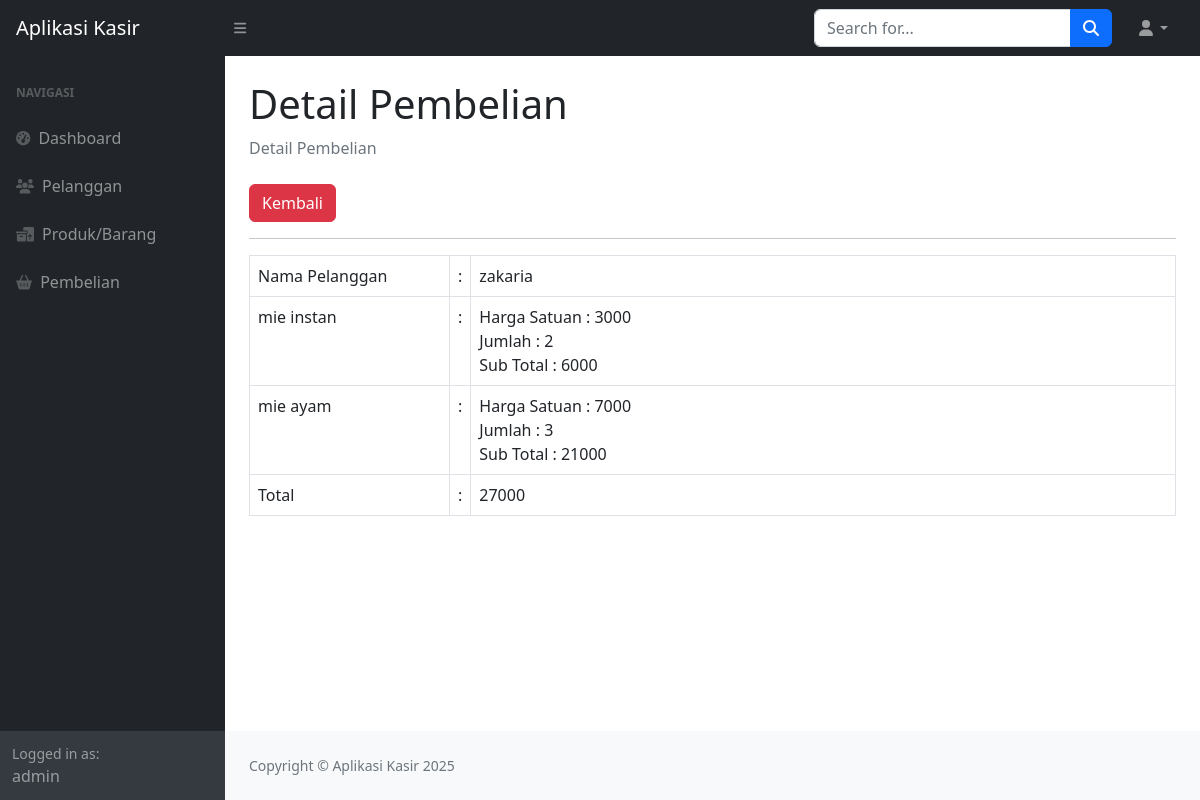
Page /index.php?page=penjualan_detail&&id=2 (signed in) on the committed database.
### tables this page shows
CREATE TABLE `penjualan` (
  `id_penjualan` int(11) NOT NULL,
  `tanggal_penjualan` date DEFAULT NULL,
  `total_harga` int(11) DEFAULT NULL,
  `id_pelanggan` int(11) DEFAULT NULL
);

CREATE TABLE `pelanggan` (
  `id_pelanggan` int(11) NOT NULL,
  `nama_pelanggan` varchar(255) DEFAULT NULL,
  `alamat` text DEFAULT NULL,
  `no_telpon` varchar(255) DEFAULT NULL
);

CREATE TABLE `detail_penjualan` (
  `id_detail` int(11) NOT NULL,
  `id_penjualan` int(11) DEFAULT NULL,
  `id_produk` int(11) DEFAULT NULL,
  `jumlah_produk` int(11) DEFAULT NULL,
  `sub_total` int(11) DEFAULT NULL
);

CREATE TABLE `produk` (
  `id_produk` int(11) NOT NULL,
  `nama_produk` varchar(255) DEFAULT NULL,
  `harga` int(11) DEFAULT NULL,
  `stok` int(11) DEFAULT NULL
);

### penjualan_detail.php (the view)
<?php
    $id  =$_GET['id'];
    $query = mysqli_query($koneksi,"SELECT*FROM penjualan LEFT JOIN pelanggan on pelanggan.id_pelanggan = penjualan.id_pelanggan WHERE id_penjualan=$id");
    $data = mysqli_fetch_array($query);
?>
<div class="container-fluid px-4">
                        <h1 class="mt-4">Detail Pembelian</h1>
                        <ol class="breadcrumb mb-4">
                            <li class="breadcrumb-item active">Detail Pembelian</li>
                        </ol>
                        <a href="?page=pembelian" class="btn btn-danger">Kembali</a>
                        <hr>
                        <form method="post">
                            <table class="table table-bordered">
                                <tr>
                                    <td width="200">Nama Pelanggan</td>
                                    <td width="1">:</td>
                                    <td>
                                        <?php echo $data['nama_pelanggan']; ?>
                                    </td>
                                </tr>
                                <?php
                                    $pro = mysqli_query($koneksi,"SELECT*FROM detail_penjualan LEFT JOIN produk on produk.id_produk = detail_penjualan.id_produk where id_penjualan = $id");
                                    while($produk = mysqli_fetch_array($pro)) {
                                ?>
                                <tr>
                                    <td><?php echo $produk['nama_produk'];?></td>
                                    <td>:</td>
                                    <td>
                                        Harga Satuan : <?php echo $produk['harga'];?><br>
                                        Jumlah : <?php echo $produk['jumlah_produk'];?><br>
                                        Sub Total : <?php echo $produk['sub_total'];?>
                                    </td>
                                </tr>
                                <?php
                                    }
                                    ?>
                                <tr>
                                    <td>Total</td>
                                    <td>:</td>
                                    <td><?php echo $data['total_harga']; ?> </td>
                                </tr>
                            </table>
                        </form>
                    </div>

### rows in the picture
penjualan: id_pelanggan.nama_pelanggan "zakaria", total_harga "27000"
detail_penjualan: id_produk.nama_produk "mie instan", id_produk.harga "3000", jumlah_produk "2", sub_total "6000"
detail_penjualan: id_produk.nama_produk "mie ayam", id_produk.harga "7000", jumlah_produk "3", sub_total "21000"

### other values in the picture
$_SESSION['user']['nama'] "admin"
